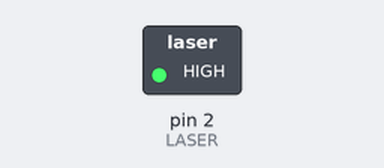
Simulated run of this sketch. Board: Arduino Uno, built with avr-gcc and run on an emulated ATmega328P. Parts: switched loads named in the sketch (green lamp = pin HIGH). Dashed ring = blinking.

Above: at 0.5 s.
Timing chart, 0 to 4.6 s (numbered marks = the images above):
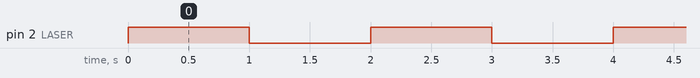

Measured:
- by itself, pin 2 (LASER): alternates HIGH for 1.0 s and LOW for 1.0 s

The sketch:

Laser.ino
```cpp
int LASER=2;

void setup() {
  pinMode(LASER,OUTPUT);

}

void loop() {
  digitalWrite(LASER,!digitalRead(LASER));
  delay(1000);

}
```
